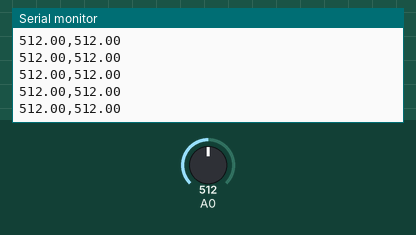
Recording of a sketch running on a simulated Arduino Uno, built with avr-gcc and run on an emulated ATmega328P. Parts: the last lines printed to the serial monitor. The inputs (shaded band) are chosen by the test bench; at power-on: A0 = 512.

Above: at 1.2 s.
1.3 s: A0 set to 100
At 2.1 s:
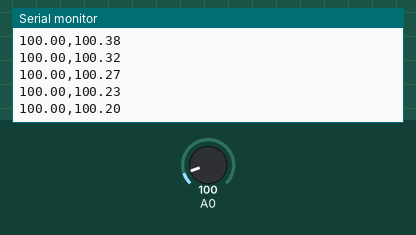
2.8 s: A0 set to 84
At 3.9 s:
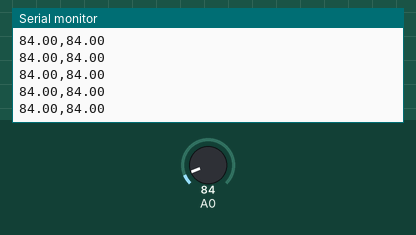
Timing chart, 0 to 5.8 s (numbered marks = the images above; inputs shaded):
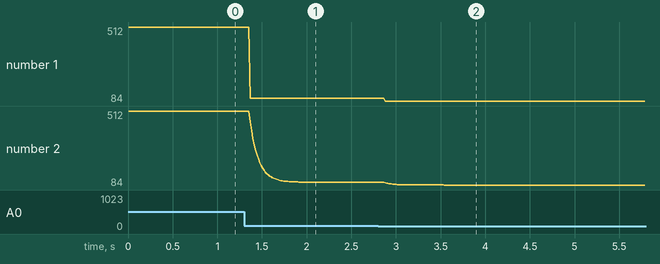

Measured:
- after the input at 1.3 s, the serial monitor: prints a new line after 0.07 s (image 1)
- after the input at 2.8 s, the serial monitor: prints a new line after 0.08 s (image 2)
- plotted number 1: 512 → 100 after the input at 1.3 s, 100 → 84 after the input at 2.8 s
- plotted number 2: 512 → 100 after the input at 1.3 s, 100 → 84 after the input at 2.8 s

The sketch:

ex14_LowPassFilter.ino
```cpp
// PSD LowPassFilter 예제 : https://www.youtube.com/watch?v=JezOJN1yhTA
// 시리얼 플로터 활용

float sensorValue;
float filteredValue;
float weight = 0.15;

void setup() {
  // 초기 설정
  Serial.begin(9600);
  sensorValue = analogRead(A0);
  filteredValue = sensorValue;
}

void loop() {
  // 값 읽기 + LowPassFilter 연산
  sensorValue = analogRead(A0);
  filteredValue = filteredValue * (1-weight) + sensorValue * weight;
  delay(10);

  // LowPassFilter값 출력
  Serial.print(sensorValue);
  Serial.print(",");
  Serial.println(filteredValue);
}
```
